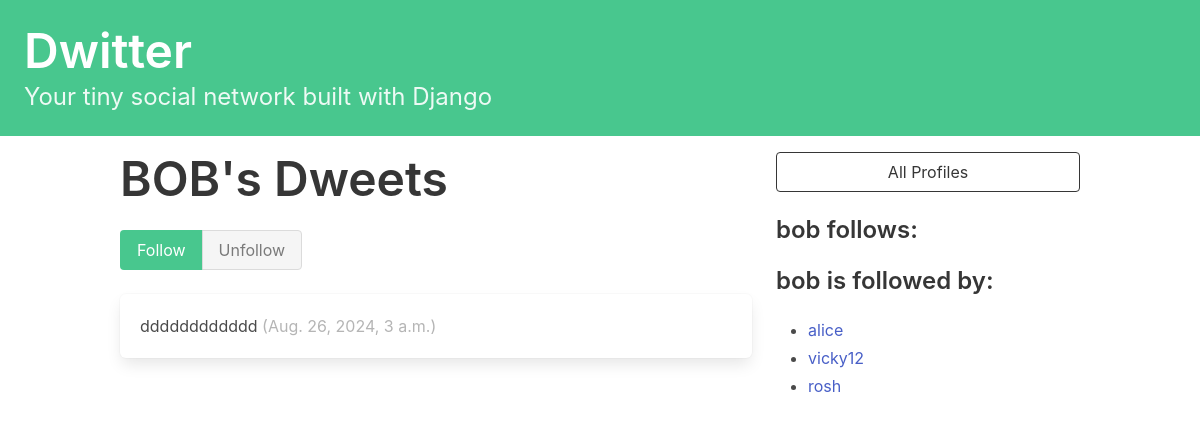
Screenshot of /profile/1 (signed in) with the database file from the repository.
### dwitter/models.py (models this page shows, shortened)
class Profile(models.Model):
    user = models.OneToOneField(User, on_delete=models.CASCADE)
    follows = models.ManyToManyField(
        'self',
        related_name='followed_by',
        symmetrical=False,
        blank=True
    )
    def __str__(self):
        return str(self.user)

class Dweet(models.Model):
    user = models.ForeignKey(
        User, related_name='dweets', on_delete=models.DO_NOTHING
    )
    body = models.CharField(max_length=140)
    created_at = models.DateTimeField(auto_now_add=True)

### dwitter/views.py (the view, shortened to what this page needs)
# urls.py: path('profile/<int:pk>', profile, name='profile'),
def profile(request,pk):
    if not hasattr(request.user, 'profile'):
        missing_profile = Profile(user=request.user)
        missing_profile.save()
    profile = Profile.objects.get(pk=pk)
    return render(request,'dwitter/profile.html',
                  {'profile':profile})

### dwitter/templates/dwitter/profile.html (shortened to what this page needs)
{% extends 'base.html' %}
{% block content %}
<div class="column">
    <div class="block">
    <h1 class="title is-1">
        {{profile.user.username|upper}}'s Dweets
    </h1>
    <form method="post">
      <div class="buttons has-addons">
        {% if profile in user.profile.follows.all %}
        <button class="button is-success is-static">Follow</button>
        <button class="button is-danger" name="follow" value="unfollow">Unfollow</button>
        {% else %}
        <button class="button is-success" name="follow" value="follow">Follow</button>
        <button class="button is-danger is-static">Unfollow</button>
        {% endif %}
      </div>
  </form>
</div>
<div class="content">
    {% for dweet in profile.user.dweets.all %}
        <div class="box">
            {{ dweet.body }}
            <span class="is-small has-text-grey-light">
                ({{ dweet.created_at }})
            </span>
        </div>
    {% endfor %}
</div>
</div>
<div class="column is-one-third">
    <div class="block">
        <a href="{% url 'dwitter:profile_list' %}">
            <button class="button is-dark is-outlined is-fullwidth">
                All Profiles
            </button>
        </a>
    </div>
    <div class="block">
        <h3 class="title is-4">
            {{profile.user.username}} follows:
        </h3>
    </div>
    <div class="block">
        <h3 class="title is-4">
            {{profile.user.username}} is followed by:
        </h3>
        <div class="content">
            <ul>
            {% for follower in profile.followed_by.all %}
                <li>
                    <a href="{% url 'dwitter:profile' follower.id %}">
                        {{ follower }}
                    </a>
                </li>
            {% endfor %}
            </ul>
        </div>
    </div>
</div>
{% endblock content %}

### rows the page displays
Profile: user.username "BOB", user.username "bob"
Dweet: body "dddddddddddd", created_at "Aug. 26, 2024, 3 a.m."
Profile: user.username "alice"
Profile: user.username "vicky12"
Profile: user.username "rosh"
